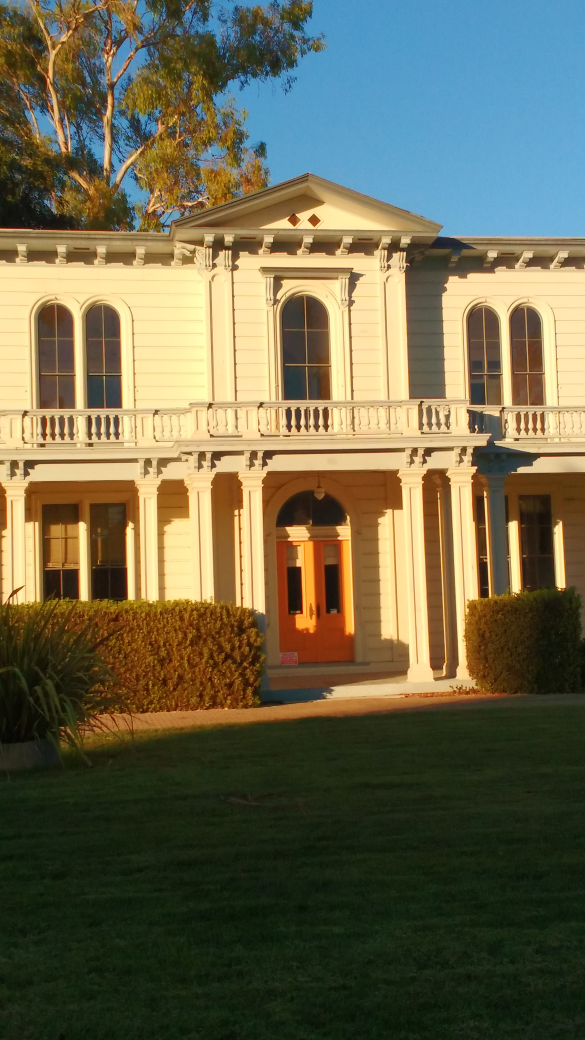
#> input picture input/p1/4.jpg, 2340 x 4160 px, given in place of Jackie.jpg, which was not available (shown at 1/4 size)
$ python estimate_homography.py
#> lines starting #> are read from the running program, lines starting #| are printed output that depends on the picture; after the words box and inside, x2 and y2 are one past the last pixel; in counts of white or black regions, pixels touching at a corner belong together; pictures that were not available may be replaced by others from this repository, and a replacement may not be noted
import cv2
import numpy as np
import matplotlib.pyplot as plt
import os


def calculate_homography(in_pts, out_pts):
    """
    in_pts = H*out_pts
    :param in_pts: correspond to src
    :param out_pts:
    :return:
    """

    if isinstance(in_pts, list):
        in_pts = np.array(in_pts)

    if isinstance(out_pts, list):
        out_pts = np.array(out_pts)

    mat_A, mat_b = build_sys_equations(in_pts, out_pts)

    H = np.matmul(np.linalg.pinv(mat_A), mat_b)

    # print(mat_b)
    #
    # print(np.matmul(mat_A, H))

    H = np.reshape(np.hstack((H,1)), (3,3))

    return H

# [13 lines left out: function convert_to_homogenous_crd, not called in this run]

def get_pixel_coord(mask):
    """
    Function to get x, y coordinates of white pixels in mask as homogenous coordinates
    :param mask:
    :return:
    """
    y, x = np.where(mask)
    pts = np.concatenate((x[:,np.newaxis], y[:, np.newaxis], np.ones((x.size, 1))), axis=1) # rows of [x1, y1, 1]
    print(f"Homogeneous coordinates array (x, y, 1): {pts}")

    return pts


def fit_image_in_target_space(img_src, img_dst, mask, H, offset=np.array([0, 0, 0])):
    """

    :param img_src: source image
    :param img_dst: destination image
    :param mask: mask corresponding to dest image
    :param H: pts_in_src_img = H * pts_in_dst_img
    :param offset: np array [x_offset, y_offset, 0]. Offset 0,0 in mask to this value
    :return:
    """

    pts = get_pixel_coord(mask)  # rows of [x1, y1, 1]

    pts = pts + offset

    out_src = np.matmul(H, pts.T)  # out_src has cols of [x1, y1, z1]

    out_src = out_src/out_src[-1,:]
    # print(out_src[-1,:])
    # print(out_src[:,0])

    # Return only x, y non-homogenous coordinates
    out_src = out_src[0:2, :]  # corresponds to pixels in img_src
    out_src = out_src.T  # rows of [x1, y1]

    # Convert pts to out_src convention
    pts = pts[:, 0:2].astype(np.int64)  # Corresponds to pixel locs in img_dst, rows of [x1,y1]

    h, w, _ = img_src.shape

    get_pixel_val(img_dst, img_src, pts, out_src, offset)

    # # x -> c  y -> r
    #  for i in range(out_src.shape[0]):
    #      if (0 <= out_src[i,0] < w-1) and (0 <= out_src[i,1] < h-1):
    #          img_dst[pts[i,1], pts[i,0], :] = get_pixel_val(out_src[i], img_src)


    return img_dst

def get_pixel_val(img_dst, img_src, pts, out_src, offset):
    """

    :param img_dst:
    :param pts: pts for img_dst rows of [x1, y1]
    :param out_src: rows of [x1, y1], corresponding pts in src img after homography on dst points
    :return:
    """
    h, w, _ = img_src.shape
    tl = np.floor(out_src[:, ::-1]).astype(np.int64) # reverse cols to get row, col notation
    br = np.ceil(out_src[:, ::-1]).astype(np.int64)

    pts = pts - offset[:2]

    r_lzero = np.where(~np.logical_or(np.any(tl < 0, axis=1), np.any(br < 0, axis=1)))
    pts = pts[r_lzero[0], :]
    out_src = out_src[r_lzero[0], :]
    tl = tl[r_lzero[0], :]
    br = br[r_lzero[0], :]

    r_fl = np.where(~np.logical_or(tl[:, 0] >= h-1, tl[:, 1] >= w-1))
    pts = pts[r_fl[0], :]
    out_src = out_src[r_fl[0], :]
    tl = tl[r_fl[0], :]
    br = br[r_fl[0], :]

    r_ce = np.where(~np.logical_or(br[:, 0] >= h-1, br[:, 1] >= w-1))
    pts = pts[r_ce[0], :]
    out_src = out_src[r_ce[0], :]
    tl = tl[r_ce[0], :]
    br = br[r_ce[0], :]

    print(pts.shape)
    print(out_src.shape)
    print(tl.shape)
    print(br.shape)

    tr = np.concatenate((tl[:, 0:1], br[:, 1:2]), axis=1)

    bl = np.concatenate((br[:, 0:1], tl[:, 1:2]), axis=1)

    weight = np.zeros((out_src.shape[0], 4))

    weight[:, 0] = np.linalg.norm(tl-out_src[:, ::-1], axis=1)
    weight[:, 1] = np.linalg.norm(tr-out_src[:, ::-1], axis=1)
    weight[:, 2] = np.linalg.norm(bl-out_src[:, ::-1], axis=1)
    weight[:, 3] = np.linalg.norm(br - out_src[:, ::-1], axis=1)

    weight[np.all(weight == 0, axis=1)] = 1  # For entries where they exactly overlap
    weight = 1/weight

    # pts = pts - offset[:2]

    img_dst[pts[:,1], pts[:,0], :] = (img_src[tl[:,0], tl[:,1], :] * weight[:, 0:1] + \
                                     img_src[tr[:,0], tr[:,1], :] * weight[:, 1:2] + \
                                     img_src[bl[:,0], bl[:,1], :] * weight[:, 2:3] + \
                                     img_src[br[:,0], br[:,1], :] * weight[:, 3:4])/ np.sum(weight, axis=1, keepdims=True)


    return img_dst


def build_sys_equations(in_pts, out_pts):
    """
    :param in_pts: nparray [[x1, y1], [x2, y2], ...]
    :param out_pts: nparray [[x1, y1], [x2, y2], ...]
    :param include_perp_bisector:
    :return:
    """

    mat_A = np.zeros((np.size(in_pts), 8))
    mat_b = in_pts.ravel()

    i = 0
    for x, y in out_pts:
        # x row
        mat_A[i][0:3] = [x, y, 1]
        mat_A[i][-2:] = [-x*mat_b[i], -y*mat_b[i]]

        # y row
        mat_A[i+1][-5:] = [x, y, 1, -x*mat_b[i+1], -y*mat_b[i+1]]

        # row counter
        i = i+2

    return mat_A, mat_b


# [19 lines left out: function get_perp_bisectors, not called in this run]


def run_main(img_src_path, img_dst_path, out_pts, include_perp=False, save_fig='result.jpg'):
    """
    Fit img_src into img_dst. in_pts are in img_src, out_pts are in img_dst (clkwise starting from top left)
    :param img_1_path:
    :param img_2_path:
    :param in_pts: pts chosen in source image
    :param out_pts: corresponding pts chosen in destination image
    :return:
    """

    fldr, fname = os.path.split(img_src_path)
    _, fname = os.path.split(img_dst_path)

    res_dir = os.path.join(fldr, 'results')
    if not os.path.exists(res_dir):
        os.makedirs(res_dir)

    img_src = cv2.cvtColor(cv2.imread(img_src_path), cv2.COLOR_BGR2RGB)
    img_dst = cv2.cvtColor(cv2.imread(img_dst_path), cv2.COLOR_BGR2RGB)


    if isinstance(out_pts, list):
        out_pts = np.array(out_pts)

    h, w, _ = np.shape(img_src)
    in_pts = np.array([[0, 0], [w, 0], [w, h], [0, h]])

    # Get mask
    mask = np.zeros(img_dst.shape[0:2], dtype=np.uint8)
    cv2.fillConvexPoly(mask, out_pts, 255)
    plot_req_images(img_src, img_dst, mask, os.path.join(res_dir, 'visualize_' + fname))

    if include_perp:
        in_pts, out_pts = get_perp_bisectors(in_pts, out_pts)

    H = calculate_homography(in_pts, out_pts)

    ## Check if homography correctly calculated
    print('-------')
    t_one = np.ones((in_pts.shape[0],1))
    t_out_pts = np.concatenate((out_pts, t_one), axis=1)
    print('-------')
    x = np.matmul(H, t_out_pts.T)
    x = x/x[-1,:]
    print(x)
    print('-------')
    print(in_pts.T)

    print(cv2.findHomography(out_pts, in_pts))
    print('-------')
    print(H)

    out = fit_image_in_target_space(img_src, img_dst, mask, H)
    plt.figure()
    plt.imshow(out)
    plt.axis('off')
    plt.savefig(os.path.join(res_dir, 'result_' + fname))

    plt.show()


def plot_req_images(img_src, img_dst, mask, figName):

    plt.figure()
    plt.suptitle("To fit src_img to dest_img mask region")

    plt.subplot(2, 2, 1)
    plt.title("Source_image")
    plt.imshow(img_src)
    plt.axis('off')

    plt.subplot(2, 2, 2)
    plt.title("Dest_image")
    plt.imshow(img_dst)
    plt.axis('off')

    plt.subplot(2, 2, 3)
    plt.imshow(mask, cmap='gray', vmin=0, vmax=255)
    plt.title("Mask")
    plt.axis('off')

    plt.subplot(2, 2, 4)
    plt.imshow(cv2.bitwise_and(img_dst, img_dst, mask=~mask))
    plt.title("Destination region in image")
    plt.axis('off')
    plt.savefig(figName)

    plt.show()


if __name__ == "__main__":

    img_src_path = '/Users/aartighatkesar/Documents/homography_estimation/input_imgs/Jackie.jpg'
    img_dst_path = '/Users/aartighatkesar/Documents/homography_estimation/input_imgs/1.jpg'

    out_pts = [[1518, 181], [2948, 731], [2997, 2046], [1490, 2227]]  #PQSR

    run_main(img_src_path, img_dst_path, out_pts, False)
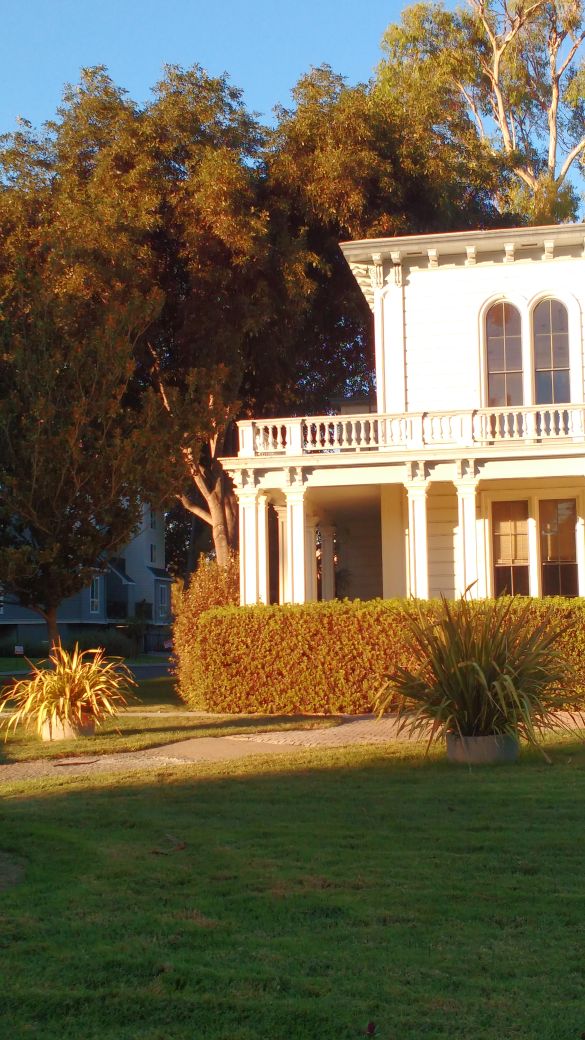
#> input picture input/p1/1.jpg, 2340 x 4160 px, found by its file name (shown at 1/4 size)
#> in run_main, `cv2.fillConvexPoly(mask, out_pts, 255)`:
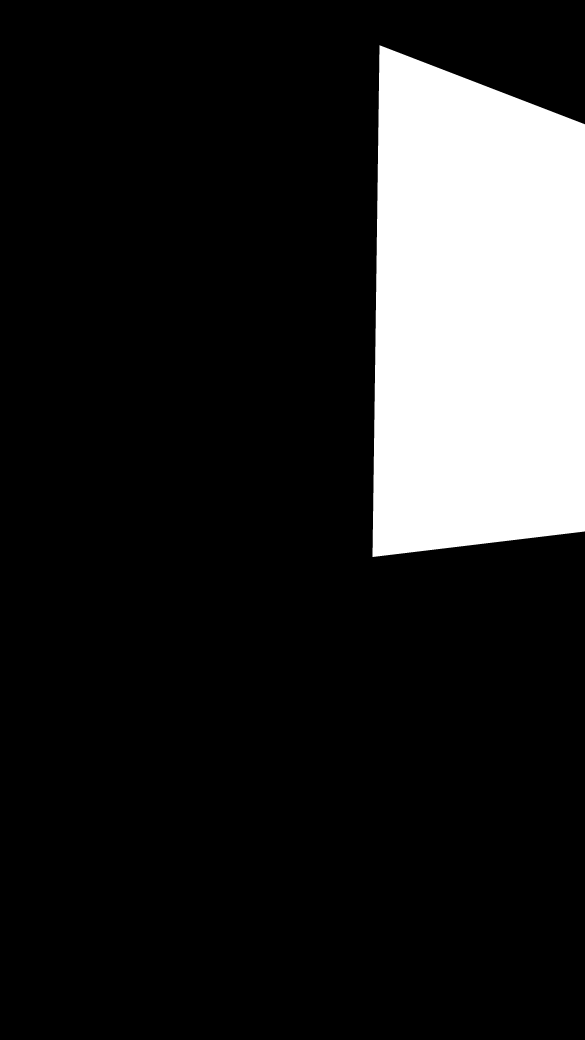
#> mask: shape (4160, 2340) (shown at 1/4 size); 15.8% white; 1 white region, box (x1, y1, x2, y2) and area: (1490, 181, 2340, 2228) 1538066
#| [[ 2.34820228e-08  2.34000000e+03  2.34000000e+03 -9.28203575e-08]
#|  [ 1.95411123e-07 -7.78302175e-10  4.16000000e+03  4.16000000e+03]
#|  [ 1.00000000e+00  1.00000000e+00  1.00000000e+00  1.00000000e+00]]
#| [[   0 2340 2340    0]
#|  [   0    0 4160 4160]]
#| (array([[ 7.58256853e-01,  1.03769266e-02, -1.15291213e+03],
#|        [-6.01814628e-01,  1.56471803e+00,  6.30340642e+02],
#|        [-1.87023151e-04,  2.34780536e-05,  1.00000000e+00]]), array([[1],
#|        [1],
#|        [1],
#|        [1]], dtype=uint8))
#| [[ 7.58256853e-01  1.03769266e-02 -1.15291213e+03]
#|  [-6.01814628e-01  1.56471803e+00  6.30340642e+02]
#|  [-1.87023151e-04  2.34780536e-05  1.00000000e+00]]
#> (printed output is left out)
#> in fit_image_in_target_space, `out_src = out_src.T`: out_src = 1538066 pairs, first value -0.519 to 1089.8, second value -1.03 to 4161.1
#> in fit_image_in_target_space, `pts = pts[:, 0:2].astype(np.int64)`: pts = 1538066 pairs, first value 1490 to 2339, second value 181 to 2227
#> in get_pixel_val, `tl = np.floor(out_src[:, ::-1]).astype(np.int64)`: tl = 1538066 pairs, first value -2 to 4161, second value -1 to 1089
#> in get_pixel_val, `br = np.ceil(out_src[:, ::-1]).astype(np.int64)`: br = 1538066 pairs, first value -1 to 4162, second value 0 to 1090
#> in get_pixel_val, `pts = pts[r_lzero[0], :]`: pts = 1536758 pairs, first value 1491 to 2339, second value 181 to 2227
#> in get_pixel_val, `out_src = out_src[r_lzero[0], :]`: out_src = 1536758 pairs, first value 2.35e-08 to 1089.8, second value 1.04e-07 to 4161.1
#> in get_pixel_val, `tl = tl[r_lzero[0], :]`: tl = 1536758 pairs, first value 0 to 4161, second value 0 to 1089
#> in get_pixel_val, `br = br[r_lzero[0], :]`: br = 1536758 pairs, first value 1 to 4162, second value 1 to 1090
#> in get_pixel_val, `pts = pts[r_fl[0], :]`: pts = 1535947 pairs, first value 1491 to 2339, second value 181 to 2226
#> in get_pixel_val, `out_src = out_src[r_fl[0], :]`: out_src = 1535947 pairs, first value 2.35e-08 to 1089.8, second value 1.04e-07 to 4159
#> in get_pixel_val, `tl = tl[r_fl[0], :]`: tl = 1535947 pairs, first value 0 to 4158, second value 0 to 1089
#> in get_pixel_val, `br = br[r_fl[0], :]`: br = 1535947 pairs, first value 1 to 4159, second value 1 to 1090
#> in get_pixel_val, `pts = pts[r_ce[0], :]`: pts = 1535543 pairs, first value 1491 to 2339, second value 181 to 2225
#> in get_pixel_val, `out_src = out_src[r_ce[0], :]`: out_src = 1535543 pairs, first value 2.35e-08 to 1089.8, second value 1.04e-07 to 4158
#> in get_pixel_val, `tl = tl[r_ce[0], :]`: tl = 1535543 pairs, first value 0 to 4157, second value 0 to 1089
#> in get_pixel_val, `br = br[r_ce[0], :]`: br = 1535543 pairs, first value 1 to 4158, second value 1 to 1090
#| (1535543, 2)
#| (1535543, 2)
#| (1535543, 2)
#| (1535543, 2)
#> in get_pixel_val, `tr = np.concatenate((tl[:, 0:1], br[:, 1:2]), axis=1)`: tr = 1535543 pairs, first value 0 to 4157, second value 1 to 1090
#> in get_pixel_val, `bl = np.concatenate((br[:, 0:1], tl[:, 1:2]), axis=1)`: bl = 1535543 pairs, first value 1 to 4158, second value 0 to 1089

    ######################
    img_src_path = '/Users/aartighatkesar/Documents/homography_estimation/input_imgs/Jackie.jpg'
    img_dst_path = '/Users/aartighatkesar/Documents/homography_estimation/input_imgs/2.jpg'

    out_pts = [[1331, 335], [3014, 621], [3030, 1892], [1309, 2007]]  # PQSR

    run_main(img_src_path, img_dst_path, out_pts, False)
#> call 2 of run_main, with include_perp = False, save_fig = 'result.jpg'
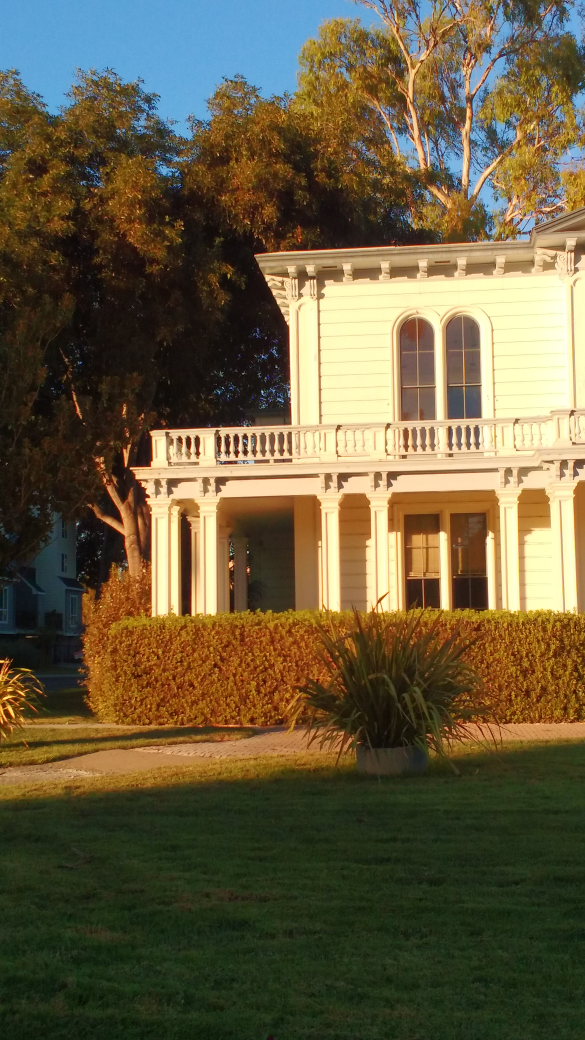
#> input picture input/p1/2.jpg, 2340 x 4160 px, found by its file name (shown at 1/4 size)
#> in run_main (call 2), `cv2.fillConvexPoly(mask, out_pts, 255)`: mask: shape (4160, 2340); 16.3% white; 1 white region, box (x1, y1, x2, y2) and area: (1309, 335, 2340, 2008) 1584187
#> in plot_req_images (call 2), `plt.savefig(figName)`:
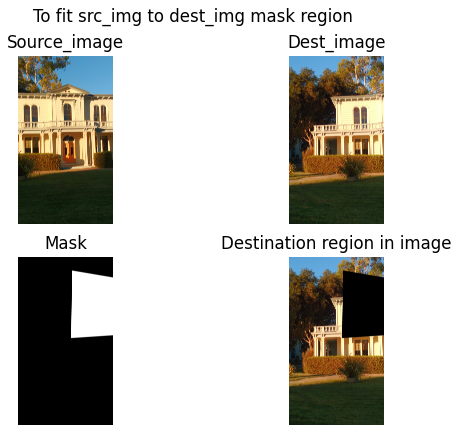
#> figure drawn by matplotlib, 4 panels
#| [[-4.04518732e-07  2.34000000e+03  2.34000000e+03 -3.28904253e-07]
#|  [-2.74639249e-07 -3.19346914e-10  4.16000000e+03  4.16000000e+03]
#|  [ 1.00000000e+00  1.00000000e+00  1.00000000e+00  1.00000000e+00]]
#| [[   0 2340 2340    0]
#|  [   0    0 4160 4160]]
#| (array([[ 8.89823239e-01,  1.17082005e-02, -1.18827698e+03],
#|        [-3.64457162e-01,  2.14469022e+00, -2.33378742e+02],
#|        [-1.21303559e-04,  1.13175237e-05,  1.00000000e+00]]), array([[1],
#|        [1],
#|        [1],
#|        [1]], dtype=uint8))
#| [[ 8.89823239e-01  1.17082005e-02 -1.18827698e+03]
#|  [-3.64457162e-01  2.14469022e+00 -2.33378742e+02]
#|  [-1.21303559e-04  1.13175236e-05  1.00000000e+00]]
#> (printed output is left out)
#| (1581914, 2)
#| (1581914, 2)
#| (1581914, 2)
#| (1581914, 2)
    ######################

    img_src_path = '/Users/aartighatkesar/Documents/homography_estimation/input_imgs/Jackie.jpg'
    img_dst_path = '/Users/aartighatkesar/Documents/homography_estimation/input_imgs/3.jpg'

    out_pts = [[929, 737], [2799, 390], [2849, 2222], [907, 2079]]  # PQSR

    run_main(img_src_path, img_dst_path, out_pts, False)
#> call 3 of run_main, with include_perp = False, save_fig = 'result.jpg'
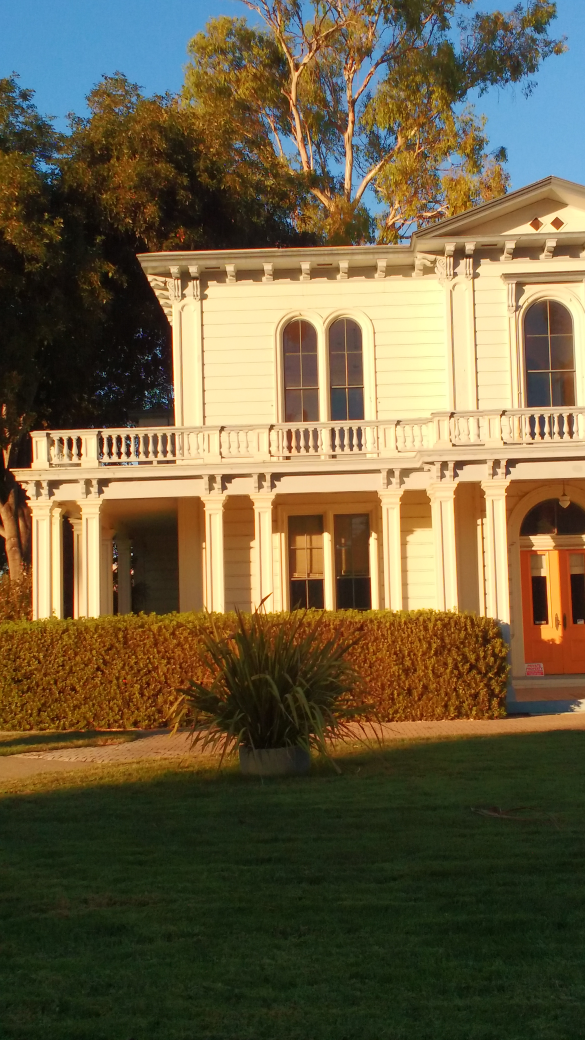
#> input picture input/p1/3.jpg, 2340 x 4160 px, found by its file name (shown at 1/4 size)
#> in run_main (call 3), `cv2.fillConvexPoly(mask, out_pts, 255)`: mask: shape (4160, 2340); 22.3% white; 1 white region, box (x1, y1, x2, y2) and area: (907, 475, 2340, 2186) 2170535
#> in plot_req_images (call 3), `plt.savefig(figName)`:
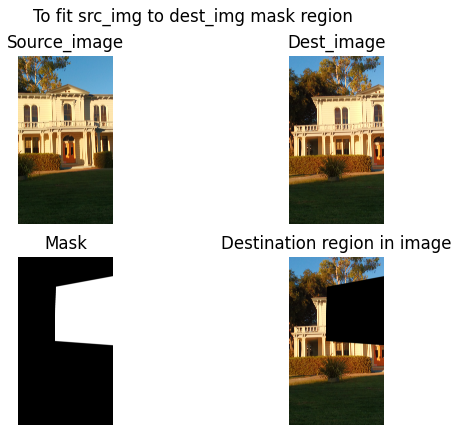
#> figure drawn by matplotlib, 4 panels
#| [[-2.77654042e-07  2.34000000e+03  2.34000000e+03 -2.21653383e-07]
#|  [-2.88448149e-07  1.57087597e-11  4.16000000e+03  4.16000000e+03]
#|  [ 1.00000000e+00  1.00000000e+00  1.00000000e+00  1.00000000e+00]]
#| [[   0 2340 2340    0]
#|  [   0    0 4160 4160]]
#| (array([[ 2.14376748e+00,  3.51437291e-02, -2.01746091e+03],
#|        [ 7.46787088e-01,  4.02447220e+00, -3.65980122e+03],
#|        [ 2.48304544e-04,  3.32456364e-05,  1.00000000e+00]]), array([[1],
#|        [1],
#|        [1],
#|        [1]], dtype=uint8))
#| [[ 2.14376748e+00  3.51437292e-02 -2.01746091e+03]
#|  [ 7.46787088e-01  4.02447220e+00 -3.65980122e+03]
#|  [ 2.48304544e-04  3.32456364e-05  1.00000000e+00]]
#> (printed output is left out)
#> in get_pixel_val (call 3), `tl = np.floor(out_src[:, ::-1]).astype(np.int64)`: tl = 2170535 pairs, first value -3 to 4162, second value -1 to 1887
#> in get_pixel_val (call 3), `br = np.ceil(out_src[:, ::-1]).astype(np.int64)`: br = 2170535 pairs, first value -2 to 4163, second value 0 to 1888
#> in get_pixel_val (call 3), `pts = pts - offset[:2]`: pts = 2170535 pairs, first value 907 to 2339, second value 475 to 2185
#> in get_pixel_val (call 3), `pts = pts[r_lzero[0], :]`: pts = 2168893 pairs, first value 908 to 2339, second value 476 to 2185
#> in get_pixel_val (call 3), `out_src = out_src[r_lzero[0], :]`: out_src = 2168893 pairs, first value 0.0272 to 1887.5, second value 0.00677 to 4162.4
#> in get_pixel_val (call 3), `tl = tl[r_lzero[0], :]`: tl = 2168893 pairs, first value 0 to 4162, second value 0 to 1887
#> in get_pixel_val (call 3), `br = br[r_lzero[0], :]`: br = 2168893 pairs, first value 1 to 4163, second value 1 to 1888
#> in get_pixel_val (call 3), `pts = pts[r_fl[0], :]`: pts = 2167237 pairs, first value 908 to 2339, second value 476 to 2184
#> in get_pixel_val (call 3), `out_src = out_src[r_fl[0], :]`: out_src = 2167237 pairs, first value 0.0272 to 1887.5, second value 0.00677 to 4159
#> in get_pixel_val (call 3), `tl = tl[r_fl[0], :]`: tl = 2167237 pairs, first value 0 to 4158, second value 0 to 1887
#> in get_pixel_val (call 3), `br = br[r_fl[0], :]`: br = 2167237 pairs, first value 1 to 4159, second value 1 to 1888
#> in get_pixel_val (call 3), `pts = pts[r_ce[0], :]`: pts = 2166694 pairs, first value 908 to 2339, second value 476 to 2183
#> in get_pixel_val (call 3), `out_src = out_src[r_ce[0], :]`: out_src = 2166694 pairs, first value 0.0272 to 1887.5, second value 0.00677 to 4158
#> in get_pixel_val (call 3), `tl = tl[r_ce[0], :]`: tl = 2166694 pairs, first value 0 to 4157, second value 0 to 1887
#> in get_pixel_val (call 3), `br = br[r_ce[0], :]`: br = 2166694 pairs, first value 1 to 4158, second value 1 to 1888
#| (2166694, 2)
#| (2166694, 2)
#| (2166694, 2)
#| (2166694, 2)
#> in get_pixel_val (call 3), `tr = np.concatenate((tl[:, 0:1], br[:, 1:2]), axis=1)`: tr = 2166694 pairs, first value 0 to 4157, second value 1 to 1888
#> in get_pixel_val (call 3), `bl = np.concatenate((br[:, 0:1], tl[:, 1:2]), axis=1)`: bl = 2166694 pairs, first value 1 to 4158, second value 0 to 1887
#> in get_pixel_val (call 3), `img_dst[pts[:,1], pts[:,0], :] = (img_src[tl[:,0], tl[:,1], :] * weigh..`:
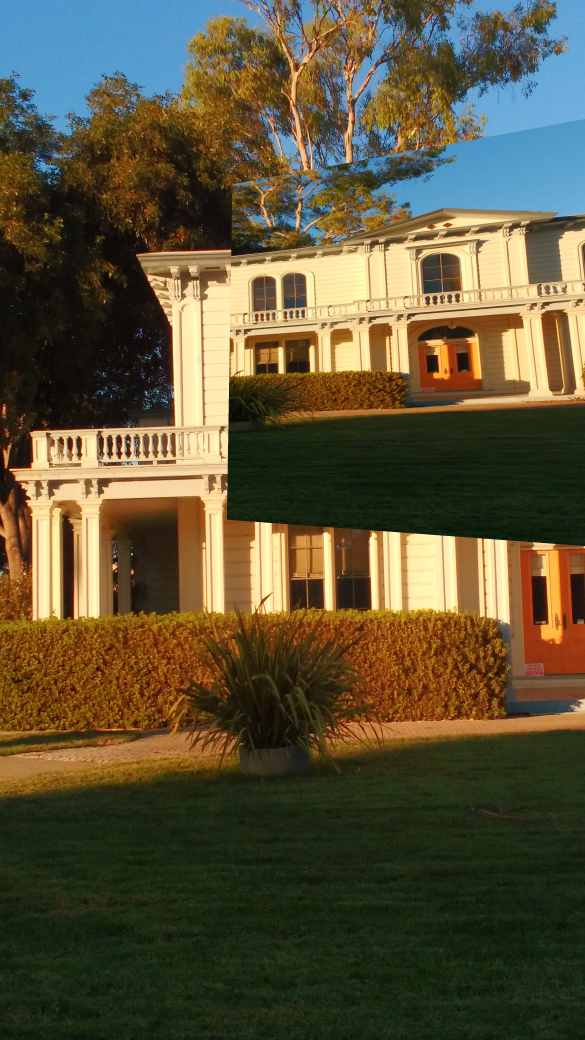
#> img_dst: shape (4160, 2340, 3) (shown at 1/4 size); mean R, G, B 91.2, 82.7, 56.4
